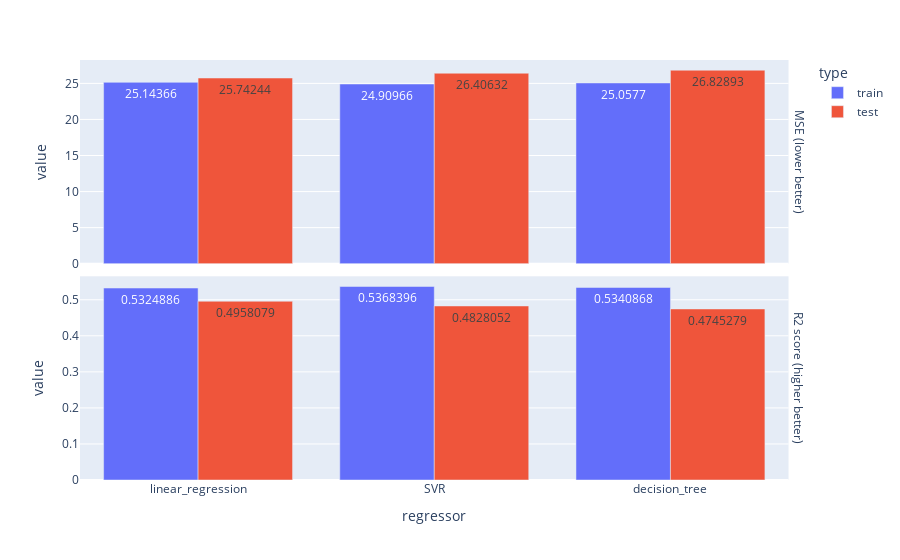

Notebook cell for this chart:
### Code cell
fig = px.bar(
    reg_results,
    x="regressor",
    y="value",
    color="type",
    barmode="group",
    text_auto=True,
    facet_row="metric",
)
fig.update_yaxes(matches=None)

# remove "metric="
fig.for_each_annotation(lambda a: a.update(text=a.text.split("=")[-1]))

# add improvement direction for MSE
fig.for_each_annotation(
    lambda a: a.update(text=a.text.replace("MSE", "MSE (lower better)"))
)

# add improvement direction for r2 score
fig.for_each_annotation(
    lambda a: a.update(text=a.text.replace("r2_score", "R2 score (higher better)"))
)

fig

### Figure 1 — Plotly figure (JSON) as saved in the notebook; plotly's stock layout.template omitted (floating-point values rounded to 4 significant figures)
{"data": [{"alignmentgroup": "True", "hovertemplate": "type=train<br>metric=MSE<br>regressor=%{x}<br>value=%{y}<extra></extra>", "legendgroup": "train", "marker": {"color": "#636efa", "pattern": {"shape": ""}}, "name": "train", "offsetgroup": "train", "orientation": "v", "showlegend": true, "textposition": "auto", "texttemplate": "%{y}", "type": "bar", "x": ["linear_regression", "SVR", "decision_tree"], "xaxis": "x2", "y": [25.14, 24.91, 25.06], "yaxis": "y2"}, {"alignmentgroup": "True", "hovertemplate": "type=train<br>metric=r2_score<br>regressor=%{x}<br>value=%{y}<extra></extra>", "legendgroup": "train", "marker": {"color": "#636efa", "pattern": {"shape": ""}}, "name": "train", "offsetgroup": "train", "orientation": "v", "showlegend": false, "textposition": "auto", "texttemplate": "%{y}", "type": "bar", "x": ["linear_regression", "SVR", "decision_tree"], "xaxis": "x", "y": [0.5325, 0.5368, 0.5341], "yaxis": "y"}, {"alignmentgroup": "True", "hovertemplate": "type=test<br>metric=MSE<br>regressor=%{x}<br>value=%{y}<extra></extra>", "legendgroup": "test", "marker": {"color": "#EF553B", "pattern": {"shape": ""}}, "name": "test", "offsetgroup": "test", "orientation": "v", "showlegend": true, "textposition": "auto", "texttemplate": "%{y}", "type": "bar", "x": ["linear_regression", "SVR", "decision_tree"], "xaxis": "x2", "y": [25.74, 26.41, 26.83], "yaxis": "y2"}, {"alignmentgroup": "True", "hovertemplate": "type=test<br>metric=r2_score<br>regressor=%{x}<br>value=%{y}<extra></extra>", "legendgroup": "test", "marker": {"color": "#EF553B", "pattern": {"shape": ""}}, "name": "test", "offsetgroup": "test", "orientation": "v", "showlegend": false, "textposition": "auto", "texttemplate": "%{y}", "type": "bar", "x": ["linear_regression", "SVR", "decision_tree"], "xaxis": "x", "y": [0.4958, 0.4828, 0.4745], "yaxis": "y"}], "layout": {"annotations": [{"font": {}, "showarrow": false, "text": "R2 score (higher better)", "textangle": 90, "x": 0.98, "xanchor": "left", "xref": "paper", "y": 0.2425, "yanchor": "middle", "yref": "paper"}, {"font": {}, "showarrow": false, "text": "MSE (lower better)", "textangle": 90, "x": 0.98, "xanchor": "left", "xref": "paper", "y": 0.7575, "yanchor": "middle", "yref": "paper"}], "barmode": "group", "legend": {"title": {"text": "type"}, "tracegroupgap": 0}, "margin": {"t": 60}, "xaxis": {"anchor": "y", "domain": [0, 0.98], "title": {"text": "regressor"}}, "xaxis2": {"anchor": "y2", "domain": [0, 0.98], "matches": "x", "showticklabels": false}, "yaxis": {"anchor": "x", "domain": [0, 0.485], "title": {"text": "value"}}, "yaxis2": {"anchor": "x2", "domain": [0.515, 1], "title": {"text": "value"}}}}
